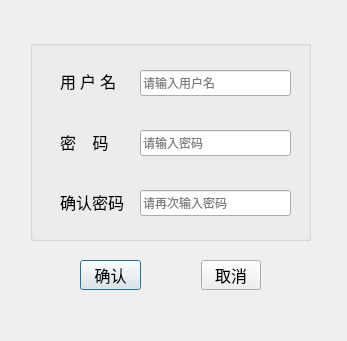
<?xml version="1.0" encoding="UTF-8"?>
<ui version="4.0">
 <class>RegisterDialog</class>
 <widget class="QDialog" name="RegisterDialog">
  <property name="geometry">
   <rect>
    <x>0</x>
    <y>0</y>
    <width>347</width>
    <height>341</height>
   </rect>
  </property>
  <property name="windowTitle">
   <string>注册</string>
  </property>
  <widget class="QGroupBox" name="groupBox">
   <property name="geometry">
    <rect>
     <x>30</x>
     <y>40</y>
     <width>281</width>
     <height>201</height>
    </rect>
   </property>
   <property name="title">
    <string/>
   </property>
   <widget class="QLineEdit" name="AccountLineEdit">
    <property name="geometry">
     <rect>
      <x>110</x>
      <y>30</y>
      <width>151</width>
      <height>26</height>
     </rect>
    </property>
    <property name="font">
     <font>
      <family>Agency FB</family>
      <pointsize>9</pointsize>
     </font>
    </property>
    <property name="placeholderText">
     <string>请输入用户名</string>
    </property>
   </widget>
   <widget class="QLineEdit" name="PasswordLineEdit">
    <property name="geometry">
     <rect>
      <x>110</x>
      <y>90</y>
      <width>151</width>
      <height>26</height>
     </rect>
    </property>
    <property name="font">
     <font>
      <family>Agency FB</family>
      <pointsize>9</pointsize>
     </font>
    </property>
    <property name="echoMode">
     <enum>QLineEdit::Password</enum>
    </property>
    <property name="placeholderText">
     <string>请输入密码</string>
    </property>
   </widget>
   <widget class="QLineEdit" name="CommitPasswordLineEdit">
    <property name="geometry">
     <rect>
      <x>110</x>
      <y>150</y>
      <width>151</width>
      <height>26</height>
     </rect>
    </property>
    <property name="font">
     <font>
      <family>Agency FB</family>
      <pointsize>9</pointsize>
     </font>
    </property>
    <property name="echoMode">
     <enum>QLineEdit::Password</enum>
    </property>
    <property name="placeholderText">
     <string>请再次输入密码</string>
    </property>
   </widget>
   <widget class="QWidget" name="layoutWidget">
    <property name="geometry">
     <rect>
      <x>30</x>
      <y>30</y>
      <width>66</width>
      <height>142</height>
     </rect>
    </property>
    <layout class="QVBoxLayout" name="verticalLayout">
     <property name="spacing">
      <number>40</number>
     </property>
     <item>
      <widget class="QLabel" name="label_2">
       <property name="font">
        <font>
         <family>楷体</family>
         <pointsize>12</pointsize>
        </font>
       </property>
       <property name="text">
        <string>用 户 名</string>
       </property>
      </widget>
     </item>
     <item>
      <widget class="QLabel" name="label_3">
       <property name="font">
        <font>
         <family>楷体</family>
         <pointsize>12</pointsize>
        </font>
       </property>
       <property name="text">
        <string>密    码</string>
       </property>
      </widget>
     </item>
     <item>
      <widget class="QLabel" name="label_4">
       <property name="font">
        <font>
         <family>楷体</family>
         <pointsize>12</pointsize>
        </font>
       </property>
       <property name="text">
        <string>确认密码</string>
       </property>
      </widget>
     </item>
    </layout>
   </widget>
  </widget>
  <widget class="QWidget" name="layoutWidget">
   <property name="geometry">
    <rect>
     <x>80</x>
     <y>260</y>
     <width>181</width>
     <height>30</height>
    </rect>
   </property>
   <layout class="QHBoxLayout" name="horizontalLayout">
    <property name="spacing">
     <number>60</number>
    </property>
    <item>
     <widget class="QPushButton" name="OKButtton">
      <property name="font">
       <font>
        <family>楷体</family>
        <pointsize>12</pointsize>
       </font>
      </property>
      <property name="text">
       <string>确认</string>
      </property>
     </widget>
    </item>
    <item>
     <widget class="QPushButton" name="CancelButton">
      <property name="font">
       <font>
        <family>楷体</family>
        <pointsize>12</pointsize>
       </font>
      </property>
      <property name="text">
       <string>取消</string>
      </property>
     </widget>
    </item>
   </layout>
  </widget>
 </widget>
 <resources/>
 <connections>
  <connection>
   <sender>CancelButton</sender>
   <signal>clicked()</signal>
   <receiver>RegisterDialog</receiver>
   <slot>close()</slot>
   <hints>
    <hint type="sourcelabel">
     <x>323</x>
     <y>412</y>
    </hint>
    <hint type="destinationlabel">
     <x>247</x>
     <y>251</y>
    </hint>
   </hints>
  </connection>
 </connections>
</ui>
